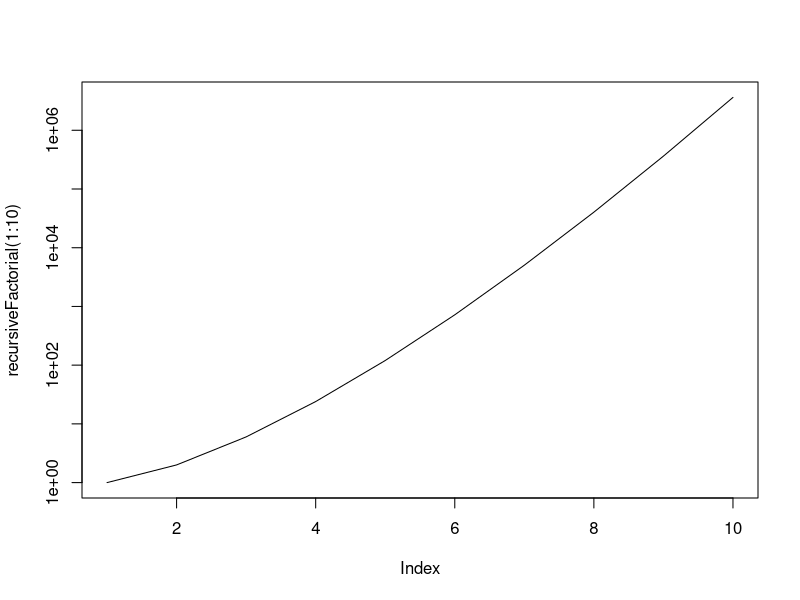

The R source for this figure:
## ---- chunk 1
recursiveFactorial <- function(n) {
  if (n==0) {
    return(1)
  }else{
    return(n*recursiveFactorial(n-1))
  }
}

recursiveFactorial <- Vectorize(recursiveFactorial)

recursiveFactorial(1:10) |> plot(type="l",log='y')
